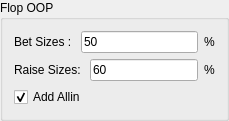
             <widget class="QGroupBox" name="groupBox_4">
              <property name="title">
               <string>Flop OOP</string>
              </property>
              <layout class="QVBoxLayout" name="verticalLayout_7">
               <item>
                <layout class="QHBoxLayout" name="horizontalLayout_20">
                 <item>
                  <widget class="QLabel" name="label_16">
                   <property name="text">
                    <string>Bet Sizes : </string>
                   </property>
                  </widget>
                 </item>
                 <item>
                  <widget class="QLineEdit" name="flop_oop_bet">
                   <property name="text">
                    <string>50</string>
                   </property>
                  </widget>
                 </item>
                 <item>
                  <widget class="QLabel" name="label_17">
                   <property name="text">
                    <string>%</string>
                   </property>
                  </widget>
                 </item>
                </layout>
               </item>
               <item>
                <layout class="QHBoxLayout" name="horizontalLayout_19">
                 <item>
                  <widget class="QLabel" name="label_14">
                   <property name="text">
                    <string>Raise Sizes: </string>
                   </property>
                  </widget>
                 </item>
                 <item>
                  <widget class="QLineEdit" name="flop_oop_raise">
                   <property name="text">
                    <string>60</string>
                   </property>
                  </widget>
                 </item>
                 <item>
                  <widget class="QLabel" name="label_15">
                   <property name="text">
                    <string>%</string>
                   </property>
                  </widget>
                 </item>
                </layout>
               </item>
               <item>
                <layout class="QHBoxLayout" name="horizontalLayout_21">
                 <item>
                  <widget class="QCheckBox" name="flop_oop_allin">
                   <property name="text">
                    <string>Add Allin</string>
                   </property>
                   <property name="checked">
                    <bool>true</bool>
                   </property>
                  </widget>
                 </item>
                </layout>
               </item>
              </layout>
             </widget>
